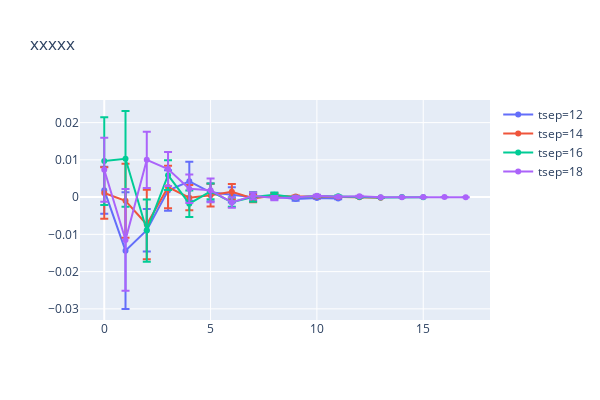
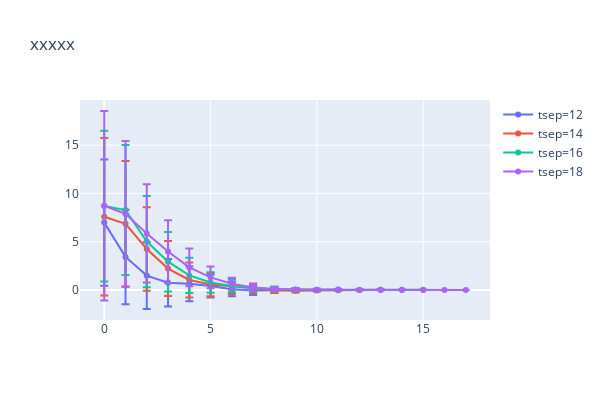

The cell these charts' notebook holds for them, in order:
### Code cell
def plot_by_tsep(avg, err, title='xxxxx'):
    fig = go.Figure()
    for i, t_sep in enumerate(t_seps[:5]):
        fig.add_trace(
            go.Scatter(x=list(range(t_sep)), y=avg[i][:t_sep], name=f'tsep={t_sep}',
                      error_y=dict(type='data', array=err[i][:t_sep]))
        )
    fig.update_layout(title_text=title, width=600, height=400)
#     fig.show()
    return fig

plot_by_tsep(eta_Q1_K_avg, eta_Q1_K_err).show()
plot_by_tsep(eta_sBar_d_K_avg, eta_sBar_d_K_err).show()
